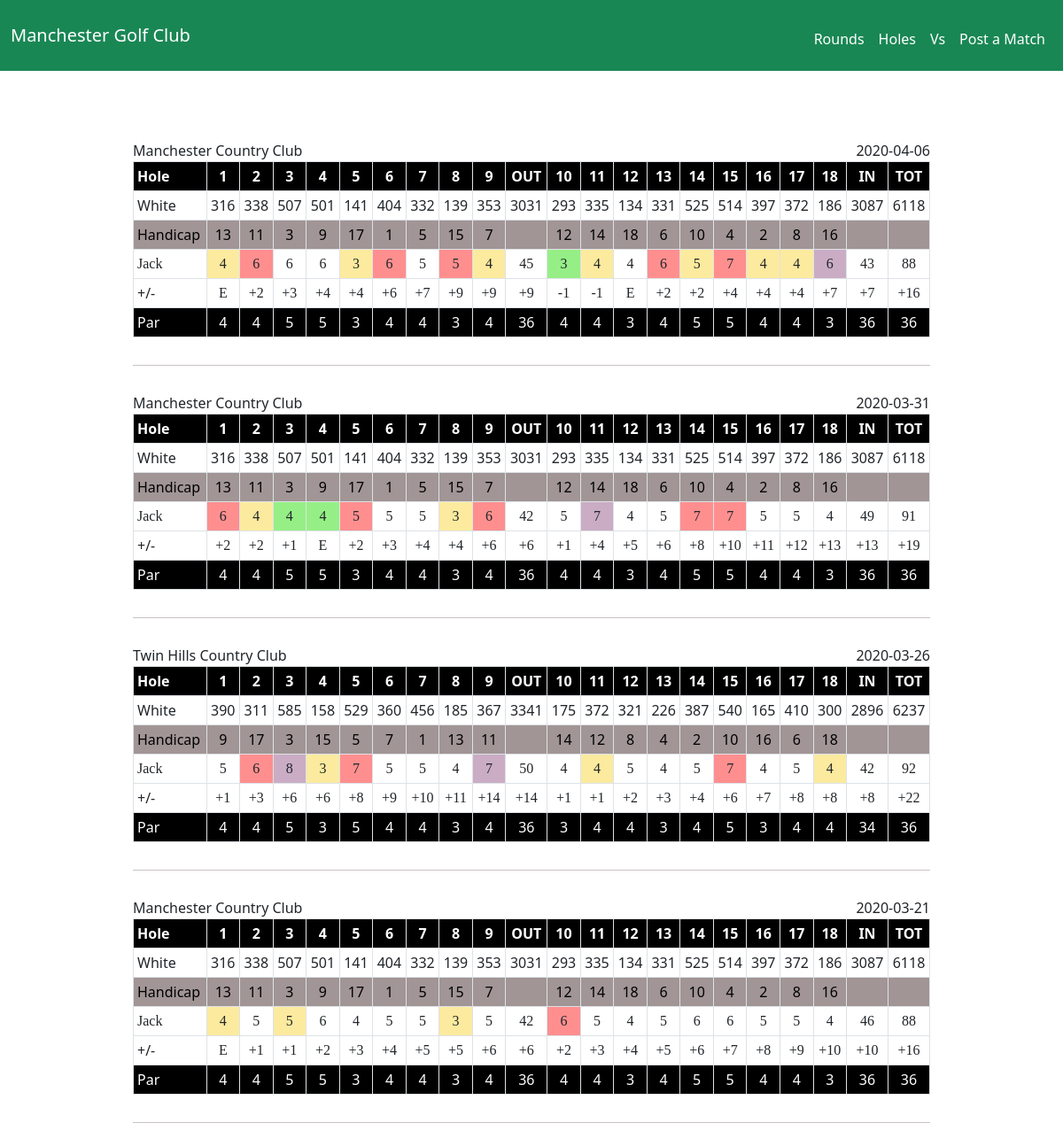
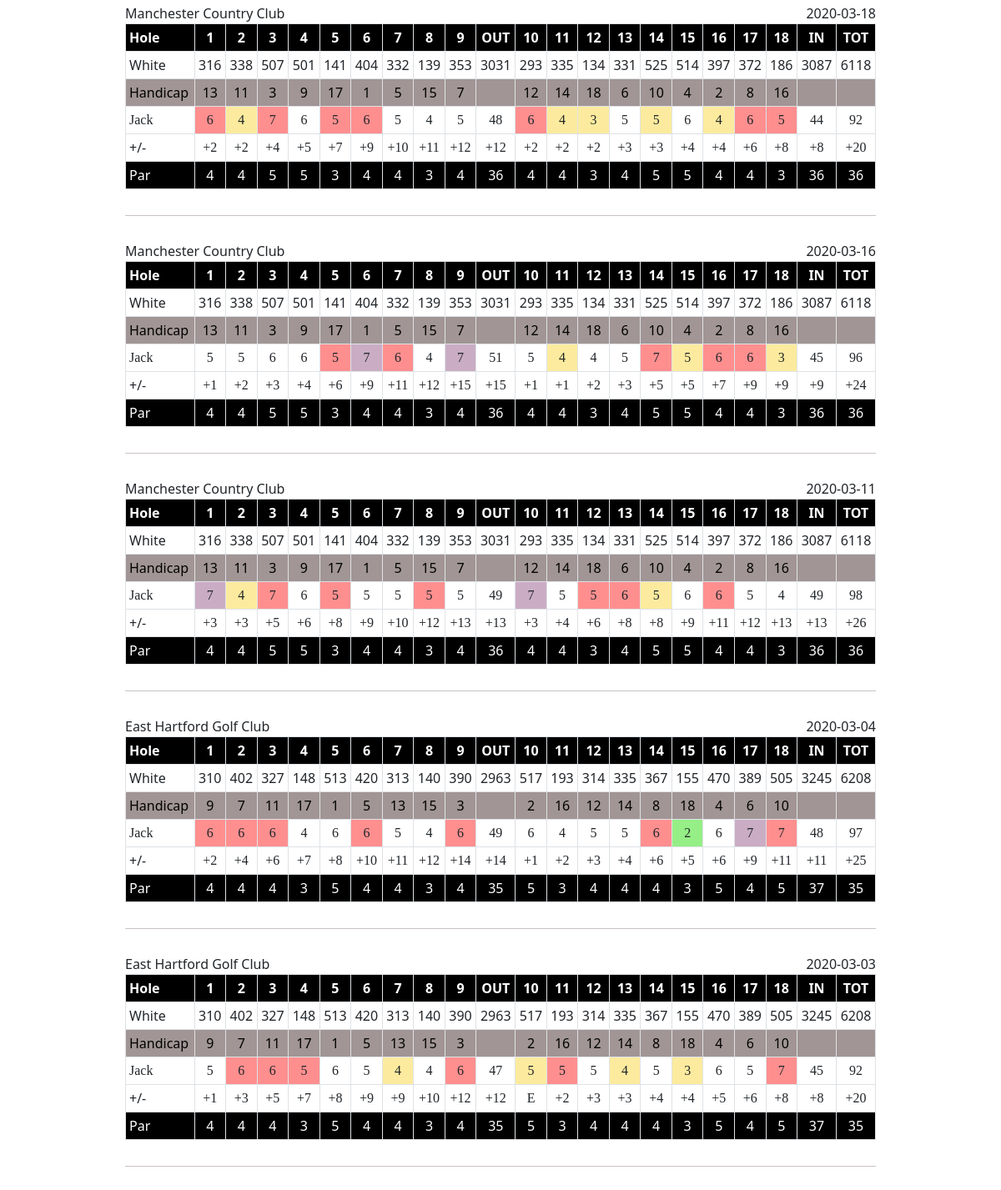
Page /rounds/Jack on the committed database (2 pictures, top to bottom).
### tables this page shows
CREATE TABLE golfers (id INTEGER PRIMARY KEY AUTOINCREMENT NOT NULL, name TEXT NOT NULL);

CREATE TABLE courses (id INTEGER PRIMARY KEY AUTOINCREMENT NOT NULL, name TEXT NOT NULL, par INTEGER, rating REAL, slope REAL, yards REAL, city TEXT NOT NULL, state TEXT NOT NULL, front INTEGER, back INTEGER, total INTEGER, par_front INTEGER, par_back INTEGER, par_total INTEGER, tees TEXT NOT NULL DEFAULT "White");

CREATE TABLE "rounds" (id INTEGER PRIMARY KEY AUTOINCREMENT NOT NULL, golfer_id INTEGER, course_id INTEGER, date TEXT, "one" INTEGER, two INTEGER, three INTEGER, four INTEGER, five INTEGER, six INTEGER, seven INTEGER, eight INTEGER, nine INTEGER, ten INTEGER, eleven INTEGER, twelve INTEGER, thirteen INTEGER, fourteen INTEGER, fifteen INTEGER, sixteen INTEGER, seventeen INTEGER, eighteen INTEGER, match_id INTEGER, FOREIGN KEY (golfer_id) REFERENCES golfers(id), FOREIGN KEY (course_id) REFERENCES courses(id));

CREATE TABLE "holes" (id INTEGER PRIMARY KEY AUTOINCREMENT NOT NULL, course_id INTEGER, hole_number INTEGER, par INTEGER, yardage INTEGER, handicap INTEGER, FOREIGN KEY(course_id) REFERENCES courses (id));

### app.py (the view)
@app.route("/rounds", methods=["GET", "POST"])
@app.route("/rounds/<golfer_name>", methods=["GET", "POST"])
def rounds(golfer_name="lampsha"):
    if request.method == "POST":
        golfer_name = request.form.get("golfer_name")
        golfers_rounds = get_rounds(golfer_name)
        scorecards = get_scorecards(golfers_rounds, golfer_name)
        return render_template("rounds.html", scorecards=scorecards)
    else:
        golfers = get_golfers()
        for golfer in golfers:
            if golfer['golfer_name'] == golfer_name:
                golfers_rounds = get_rounds(golfer_name)
                scorecards = get_scorecards(golfers_rounds, golfer_name)
                return render_template("rounds.html", scorecards=scorecards)
        else:
            return render_template("round_request.html", golfers=golfers)

### app.py (called while the page is built)
def get_scorecards(matches: list, golfer_name: str) -> list:
    scorecards = []
    for match in matches:
        course_info = get_course_info(match)
        holes = get_holes(match)
        yardages = get_yardages(course_info, holes)  # Populate yardages
        handicaps = get_handicaps(holes)  # Populate handicaps
        strokes = get_strokes(match, golfer_name)  # Populate strokes
        pars = get_pars(holes)  # Populate pars
        to_pars = get_to_pars(strokes, pars)  # Populate to pars
        scorecard = {"yardages": yardages, "handicaps": handicaps, "strokes": strokes, "pars": pars, "to_pars": to_pars, "course_name": course_info[0][1],
                     "round_date": match[3]}
        scorecards.append(scorecard)
    return scorecards

### golf.py (called while the page is built)
def par_shift(score:int) -> str:
    if score == 0:
        return ("E")
    elif score > 0:
        score = round(score)
        return ("+{}".format(score))
    else:
        return str(score)

def get_golfers() -> list:
    golfers = []
    golfer_query = cur.execute("SELECT name FROM golfers ORDER BY name")
    golfer_query = golfer_query.fetchall()
    for golfer in golfer_query:
        golfers.append({"golfer_name": golfer[0]})
    return golfers

def get_rounds(golfer:str) -> list:
    rounds = []
    id_query = cur.execute("SELECT id FROM golfers WHERE name = (?)", (golfer,))
    id_query = id_query.fetchone()[0]
    round_query = cur.execute("SELECT * FROM rounds WHERE golfer_id = (?) ORDER BY date DESC", (id_query,))
    rounds = round_query.fetchall()
    return rounds

def get_holes(course:tuple) -> list:
    hole_query = cur.execute("SELECT * FROM holes WHERE course_id = (?) ORDER BY hole_number", (course[2],))
    holes = hole_query.fetchall()
    return holes

def get_course_info(course:tuple) -> list:
    course_query = cur.execute("SELECT * FROM courses WHERE id = (?)", (course[2],))
    course_info = course_query.fetchall()
    return course_info

def get_yardages(course_info:list, holes:list) -> list:
    yardages = []
    for i in range(len(holes)):
        yardages.append(holes[i][4])
    yardages.append(sum(yardages))
    yardages.insert(9, sum(yardages[:9]))
    yardages.insert(19, sum(yardages[10:19]))
    yardages.insert(0, course_info[0][14])
    return yardages

def get_handicaps(course:list) -> list:
    handicaps = []
    for i in range(len(course)):
        handicaps.append(course[i][5])
    return handicaps

### templates/rounds.html (shortened to what this page needs)
{% extends "layout.html" %}
{% block main %}
<div id="content" class="container-sm">
    {% for scorecard in scorecards %}
    <div id="scorecard" class="scorecard">
        <p class="scorecard-course-name">{{ scorecard.course_name }}</p>
        <p class="scorecard-course-date">{{ scorecard.round_date }}</p>
        <table class="table table-sm table-bordered">
            <tr class="holes-row">
                <th class="scorecard-header">Hole</th>
                {% for i in range(9) %}
                    <th>{{ i + 1 }}</th>
                {% endfor %}
                    <th>OUT</th>
                {% for i in range(9) %}
                    <th>{{ i + 10 }}</th>
                {% endfor %}
                    <th>IN</th>
                    <th>TOT</th>
            </tr>
            <tr>
                <td class="scorecard-header">{{ scorecard.yardages[0] }}</td>
                {% for yard in scorecard.yardages[1:] %}
                    <td>{{ yard }}</td>
                {% endfor %}
            </tr>
            <tr class="handicap-row">
                <td class="scorecard-header">Handicap</td>
                {% for handicap in scorecard.handicaps[:9] %}
                    <td>{{ handicap }}</td>
                {% endfor %}
                    <td></td>
                {% for handicap in scorecard.handicaps[9:] %}
                    <td>{{ handicap }}</td>
                {% endfor %}
                {% for i in range(2) %}
                    <td></td>
                {% endfor %}
            </tr>
            <tr class="handwritten-score">
                <td class="scorecard-header">{{ scorecard.strokes[0] }}</td>
                {% for stroke in scorecard.strokes[1:10] %}
                    {% if stroke - scorecard.pars[loop.index - 1] >= 3 %}
                        <td class="triple-bogey-or-worse">{{ stroke }}</td>
                    {% elif stroke - scorecard.pars[loop.index - 1] == 2 %}
                        <td class="double-bogey">{{ stroke }}</td>
                    {% elif stroke - scorecard.pars[loop.index - 1] == 0 %}
                        <td class="par">{{ stroke }}</td>
                    {% elif stroke - scorecard.pars[loop.index - 1] <= 0 %}
                        <td class="birdie-or-better">{{ stroke }}</td>
                    {% else %}
                        <td>{{ stroke }}</td>
                    {% endif %}
                {% endfor %}
                <td>{{ scorecard.strokes[10] }}</td>
                {% for stroke in scorecard.strokes[11:20] %}
                    {% if stroke - scorecard.pars[loop.index + 9] >= 3 %}
                        <td class="triple-bogey-or-worse">{{ stroke }}</td>
                    {% elif stroke - scorecard.pars[loop.index + 9] == 2 %}
                        <td class="double-bogey">{{ stroke }}</td>
                    {% elif stroke - scorecard.pars[loop.index + 9] == 0 %}
                        <td class="par">{{ stroke }}</td>
                    {% elif stroke - scorecard.pars[loop.index + 9] <= 0 %}
                        <td class="birdie-or-better">{{ stroke }}</td>
                    {% else %}
                        <td>{{ stroke }}</td>
                    {% endif %}
                {% endfor %}
                <td>{{ scorecard.strokes[20] }}</td>
                <td>{{ scorecard.strokes[21] }}</td>
            </tr>
            <tr>
                <td class="scorecard-header">+/-</td>
                {% for par in scorecard.to_pars %}
                    <td class="handwritten-score">{{ par }}</td>
                {% endfor %}
            </tr>
            <tr class="holes-row">
                <td class="scorecard-header">Par</td>
                {% for par in scorecard.pars %}
                    <td>{{ par }}</td>
                {% endfor %}
            </tr>
        </table>
    </div>
    {% endfor %}
</div>
{% endblock %}

### static/styles.css (style rules this page uses)
body { background-color: white; }
.scorecard { margin: 0 auto; width: 900px; font-size: medium; text-align: center; padding-top: 30px; padding-bottom: 15px; border-bottom: #cac2c2 1px solid; }
.holes-row { background-color: black; text-align: center; color:white; }
td.triple-bogey-or-worse { background-color: #caadc5; }
td.birdie-or-better { background-color: #95ef86; }
td.par { background-color: #fceb9e; }
td.double-bogey { background-color: #ff8f8f; }
.scorecard-header { text-align: left; }
.handicap-row { text-align: center; background-color: rgb(161, 149, 149); color: black; }
.scorecard-course-name { margin: 0px; float: left; }
.scorecard-course-date { margin: 0px; float: right; }
.handwritten-score { font-family: ink free; font-weight: semibold; }

### rows in the picture
golfers: course_name "Manchester Country Club", round_date "2020-04-06", i "1" "2" "3" "4" "5" "6" "7" "8" "9" "1" "2" "3" "4" "5" "6" "7" "8" "9" "1" "2" "3" "4" "5" "6" "7" "8" "9" "1" "2" "3" "4" "5" "6" "7" "8" "9" "1" "2" "3" "4" "5" "6" "7" "8" "9" "1" "2" "3" "4" "5" "6" "7" "8" "9" "1" "2" "3" "4" "5" "6" "7" "8" "9" "1" "2" "3" "4" "5" "6" "7" "8" "9" "1" "2" "3" "4" "5" "6" "7" "8" "9", i "10" "11" "12" "13" "14" "15" "16" "17" "18" "10" "11" "12" "13" "14" "15" "16" "17" "18" "10" "11" "12" "13" "14" "15" "16" "17" "18" "10" "11" "12" "13" "14" "15" "16" "17" "18" "10" "11" "12" "13" "14" "15" "16" "17" "18" "10" "11" "12" "13" "14" "15" "16" "17" "18" "10" "11" "12" "13" "14" "15" "16" "17" "18" "10" "11" "12" "13" "14" "15" "16" "17" "18" "10" "11" "12" "13" "14" "15" "16" "17" "18", tees "White", yard "141" "139" "3031" "134" "186" "3087" "6118" "141" "139" "3031" "134" "186" "3087" "6118" "158" "185" "3341" "175" "226" "165" "2896" "6237" "141" "139" "3031" "134" "186" "3087" "6118" "141" "139" "3031" "134" "186" "3087" "6118" "141" "139" "3031" "134" "186" "3087" "6118" "141" "139" "3031" "134" "186" "3087" "6118" "148" "140" "2963" "193" "155" "3245" "6208" "148" "140" "2963" "193" "155" "3245" "6208", 9 "13" "11" "3" "9" "17" "1" "5" "15" "7" "13" "11" "3" "9" "17" "1" "5" "15" "7" "9" "17" "3" "15" "5" "7" "1" "13" "11" "13" "11" "3" "9" "17" "1" "5" "15" "7" "13" "11" "3" "9" "17" "1" "5" "15" "7" "13" "11" "3" "9" "17" "1" "5" "15" "7" "13" "11" "3" "9" "17" "1" "5" "15" "7" "9" "7" "11" "17" "1" "5" "13" "15" "3" "9" "7" "11" "17" "1" "5" "13" "15" "3", handicap "12" "14" "18" "6" "10" "4" "2" "8" "16" "12" "14" "18" "6" "10" "4" "2" "8" "16" "14" "12" "8" "4" "2" "10" "16" "6" "18" "12" "14" "18" "6" "10" "4" "2" "8" "16" "12" "14" "18" "6" "10" "4" "2" "8" "16" "12" "14" "18" "6" "10" "4" "2" "8" "16" "12" "14" "18" "6" "10" "4" "2" "8" "16" "2" "16" "12" "14" "8" "18" "4" "6" "10" "2" "16" "12" "14" "8" "18" "4" "6" "10", name "Jack", 10 "4" "3" "4" "4" "3" "3" "4" "5" "3" "4" "4" "4", 10 "6" "6" "5" "6" "5" "6" "6" "7" "6" "7" "5" "6" "5" "6" "7" "5" "5" "6" "6" "6" "6" "6" "6" "6" "5" "6", 10 "6" "6" "5" "5" "5" "5" "5" "5" "4" "5" "6" "4" "5" "5" "5" "6" "5" "4" "5" "5" "5" "6" "6" "4" "6" "5" "5" "5" "4" "6" "5" "4" "5" "6" "5" "4", strokes "45", 20 "3" "2", 20 "4" "5" "4" "4" "4" "4" "4" "3" "5" "4" "4" "5" "3" "5" "5" "4" "3", 20 "4" "5" "4" "5" "5" "5" "4" "4" "5" "4" "5" "4" "5" "5" "4" "5" "6" "6" "5" "5" "4" "5" "6" "5" "4" "5" "5" "6" "5" "4" "6" "4" "5" "5" "6" "5" "5" "6" "5", 20 "6" "7" "7" "7" "7" "6" "6" "6" "5" "7" "6" "6" "5" "6" "6" "6" "7" "5" "7", 20 "6" "7" "7" "7", strokes "43", strokes "88", to_pars "E" "+2" "+3" "+4" "+4" "+6" "+7" "+9" "+9" "+9" "-1" "-1" "E" "+2" "+2" "+4" "+4" "+4" "+7" "+7" "+16" "+2" "+2" "+1" "E" "+2" "+3" "+4" "+4" "+6" "+6" "+1" "+4" "+5" "+6" "+8" "+10" "+11" "+12" "+13" "+13" "+19" "+1" "+3" "+6" "+6" "+8" "+9" "+10" "+11" "+14" "+14" "+1" "+1" "+2" "+3" "+4" "+6" "+7" "+8" "+8" "+8" "+22" "E" "+1" "+1" "+2" "+3" "+4" "+5" "+5" "+6" "+6" "+2" "+3" "+4" "+5" "+6" "+7" "+8" "+9" "+10" "+10" "+16" "+2" "+2" "+4" "+5" "+7" "+9" "+10" "+11" "+12" "+12" "+2" "+2" "+2" "+3" "+3" "+4" "+4" "+6" "+8" "+8" "+20" "+1" "+2" "+3" "+4" "+6" "+9" "+11" "+12" "+15" "+15" "+1" "+1" "+2" "+3" "+5" "+5" "+7" "+9" "+9" "+9" "+24" "+3" "+3" "+5" "+6" "+8" "+9" "+10" "+12" "+13" "+13" "+3" "+4" "+6" "+8" "+8" "+9" "+11" "+12" "+13" "+13" "+26" "+2" "+4" "+6" "+7" "+8" "+10" "+11" "+12" "+14" "+14" "+1" "+2" "+3" "+4" "+6" "+5" "+6" "+9" "+11" "+11" "+25" "+1" "+3" "+5" "+7" "+8" "+9" "+9" "+10" "+12" "+12" "E" "+2" "+3" "+3" "+4" "+4" "+5" "+6" "+8" "+8" "+20", pars "4" "4" "5" "5" "3" "4" "4" "3" "4" "36" "4" "4" "3" "4" "5" "5" "4" "4" "3" "36" "36" "4" "4" "5" "5" "3" "4" "4" "3" "4" "36" "4" "4" "3" "4" "5" "5" "4" "4" "3" "36" "36" "4" "4" "5" "3" "5" "4" "4" "3" "4" "36" "3" "4" "4" "3" "4" "5" "3" "4" "4" "34" "36" "4" "4" "5" "5" "3" "4" "4" "3" "4" "36" "4" "4" "3" "4" "5" "5" "4" "4" "3" "36" "36" "4" "4" "5" "5" "3" "4" "4" "3" "4" "36" "4" "4" "3" "4" "5" "5" "4" "4" "3" "36" "36" "4" "4" "5" "5" "3" "4" "4" "3" "4" "36" "4" "4" "3" "4" "5" "5" "4" "4" "3" "36" "36" "4" "4" "5" "5" "3" "4" "4" "3" "4" "36" "4" "4" "3" "4" "5" "5" "4" "4" "3" "36" "36" "4" "4" "4" "3" "5" "4" "4" "3" "4" "35" "5" "3" "4" "4" "4" "3" "5" "4" "5" "37" "35" "4" "4" "4" "3" "5" "4" "4" "3" "4" "35" "5" "3" "4" "4" "4" "3" "5" "4" "5" "37" "35", round_date "2020-03-31", 10 "4" "4", strokes "42", strokes "49", strokes "91", course_name "Twin Hills Country Club", round_date "2020-03-26", 10 "8" "7" "7" "7" "7", strokes "50", strokes "92", round_date "2020-03-21", strokes "46", round_date "2020-03-18", strokes "48", strokes "44", round_date "2020-03-16", strokes "51", strokes "96", round_date "2020-03-11", strokes "98", course_name "East Hartford Golf Club", round_date "2020-03-04", strokes "97", round_date "2020-03-03", strokes "47"
holes: yardage "316"
holes: yardage "338"
holes: yardage "507"
holes: yardage "501"
holes: yardage "404"
holes: yardage "332"
holes: yardage "353"
holes: yardage "293"
holes: yardage "335"
holes: yardage "331"
holes: yardage "525"
holes: yardage "514"
holes: yardage "397"
holes: yardage "372"
holes: yardage "390"
holes: yardage "311"
holes: yardage "585"
holes: yardage "529"
holes: yardage "360"
holes: yardage "456"
holes: yardage "367"
holes: yardage "372"
holes: yardage "321"
holes: yardage "387"
holes: yardage "540"
holes: yardage "410"
holes: yardage "300"
holes: yardage "310"
holes: yardage "402"
holes: yardage "327"
holes: yardage "513"
holes: yardage "420"
holes: yardage "313"
holes: yardage "390"
holes: yardage "517"
holes: yardage "314"
holes: yardage "335"
holes: yardage "367"
holes: yardage "470"
holes: yardage "389"
holes: yardage "505"
